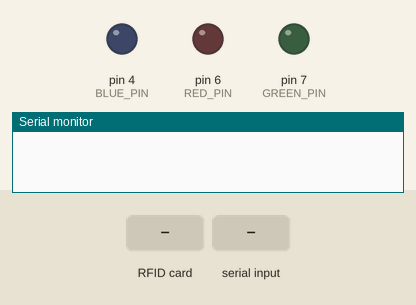
Bench run of a sketch on a simulated Arduino Uno, built with avr-gcc and run on an emulated ATmega328P. Parts: output pins drawn as LEDs (lit = HIGH), the last lines printed to the serial monitor. Dashed ring = blinking. The inputs (shaded band) are chosen by the test bench. Pins used as bus, display or sensor lines are not drawn.

Above: at 1.2 s.
1.3 s: RFID card 5E 7A 19 C4 held to the reader
At 2.48 s:
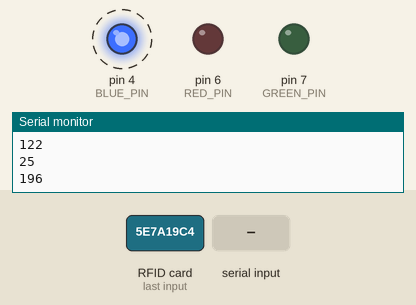
4.3 s: "1" received over the second serial link
At 5.1 s:
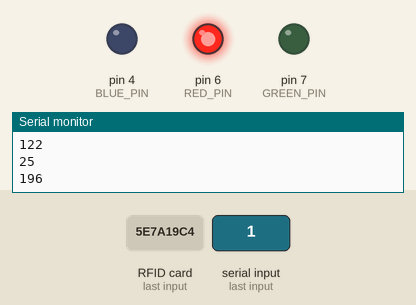
Timing chart, 0 to 7.3 s (numbered marks = the images above; inputs shaded):
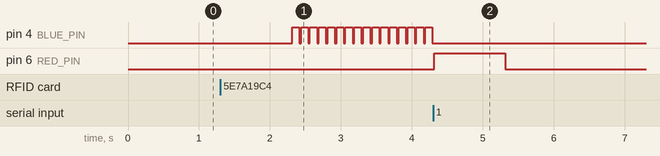

The sketch:

Client.ino
```cpp
//COM3
#include <SoftwareSerial.h>
#include <SPI.h>
#include <MFRC522.h>

#define SDA_PIN 10
#define RST_PIN 9
#define RX_PIN 5  //The blue cable
#define TX_PIN 3  //The white cable
#define GREEN_PIN 7
#define RED_PIN 6
#define BLUE_PIN 4

bool isSent = false;
unsigned long timeSent = 0;
//Creates an instance of the RFID scanner
MFRC522 rfid(SDA_PIN, RST_PIN);
//Creates communication between the arduinos
SoftwareSerial ardvComm(RX_PIN, TX_PIN);
char buffer[128];

void setup() {
  Serial.begin(9600);
  ardvComm.begin(9600);
  SPI.begin();
  //Initializes the RFID scanner
  rfid.PCD_Init();
  pinMode(GREEN_PIN, OUTPUT);
  pinMode(RED_PIN, OUTPUT);
  pinMode(BLUE_PIN, OUTPUT);
}

void loop() {
  //If the line between the arduinos has been disconected
  if (isSent && ((millis() - timeSent) > 1000)) {
    digitalWrite(BLUE_PIN, HIGH);
    delay(100);
    digitalWrite(BLUE_PIN, LOW);
  }
  //If theres a tag nearby
  if (rfid.PICC_IsNewCardPresent()) {
    //If i manage to read the tag
    if (rfid.PICC_ReadCardSerial()) {
      //Prints the tag ID to serial for me to check
      Serial.println(rfid.uid.uidByte[0]);
      Serial.println(rfid.uid.uidByte[1]);
      Serial.println(rfid.uid.uidByte[2]);
      Serial.println(rfid.uid.uidByte[3]);
      //Prints the tag ID to the other arduino
      ardvComm.write(rfid.uid.uidByte[0]);
      ardvComm.write(rfid.uid.uidByte[1]);
      ardvComm.write(rfid.uid.uidByte[2]);
      ardvComm.write(rfid.uid.uidByte[3]);
      isSent = true;
      timeSent = millis();
      //End comm with the tag in order to prevent multiple readings of the same tag
      rfid.PICC_HaltA();
      rfid.PCD_StopCrypto1();
    }
  }
  //If i get responce from the other arduino
  if (ardvComm.available()) {
    isSent = false;
    int answer = ardvComm.read();
    if (answer == 1) {
      digitalWrite(GREEN_PIN, HIGH);
      delay(1000);
      digitalWrite(GREEN_PIN, LOW);
    } else {
      digitalWrite(RED_PIN, HIGH);
      delay(1000);
      digitalWrite(RED_PIN, LOW);
    }
    ardvComm.flush();
  }
}
```

Measured:
- after the input at 1.3 s, pin 4 (BLUE_PIN): alternates HIGH for 0.10 s and LOW for 0.03 s, starting after 1.0 s
- after the input at 4.3 s, pin 4 (BLUE_PIN): stops changing and stays LOW; pin 6 (RED_PIN): LOW → HIGH at once, → LOW 1.0 s later
